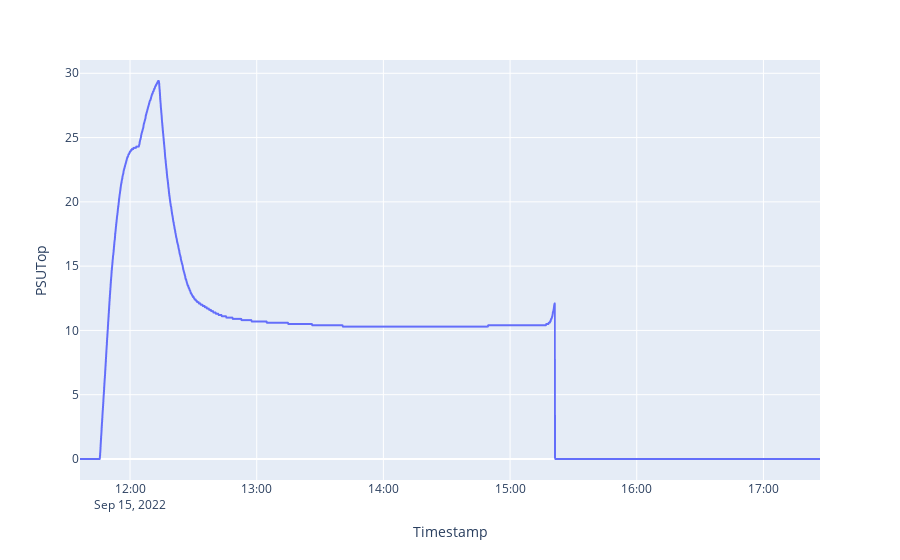

Source (notebook cell):
### Code cell
fig = px.line(df, x='Timestamp', y="PSUTop")
fig.show()

### Figure 1 — Plotly figure (JSON) as saved in the notebook; plotly's stock layout.template omitted (floating-point values rounded to 4 significant figures; data arrays with more than 128 entries replaced by an {"elided": "..."} marker saying what was removed)
{"data": [{"hovertemplate": "Timestamp=%{x}<br>PSUTop=%{y}<extra></extra>", "legendgroup": "", "line": {"color": "#636efa", "dash": "solid"}, "marker": {"symbol": "circle"}, "mode": "lines", "name": "", "showlegend": false, "type": "scattergl", "x": {"elided": "2104 str values"}, "xaxis": "x", "y": {"elided": "2104 float values"}, "yaxis": "y"}], "layout": {"legend": {"tracegroupgap": 0}, "margin": {"t": 60}, "xaxis": {"anchor": "y", "domain": [0, 1], "title": {"text": "Timestamp"}}, "yaxis": {"anchor": "x", "domain": [0, 1], "title": {"text": "PSUTop"}}}}
